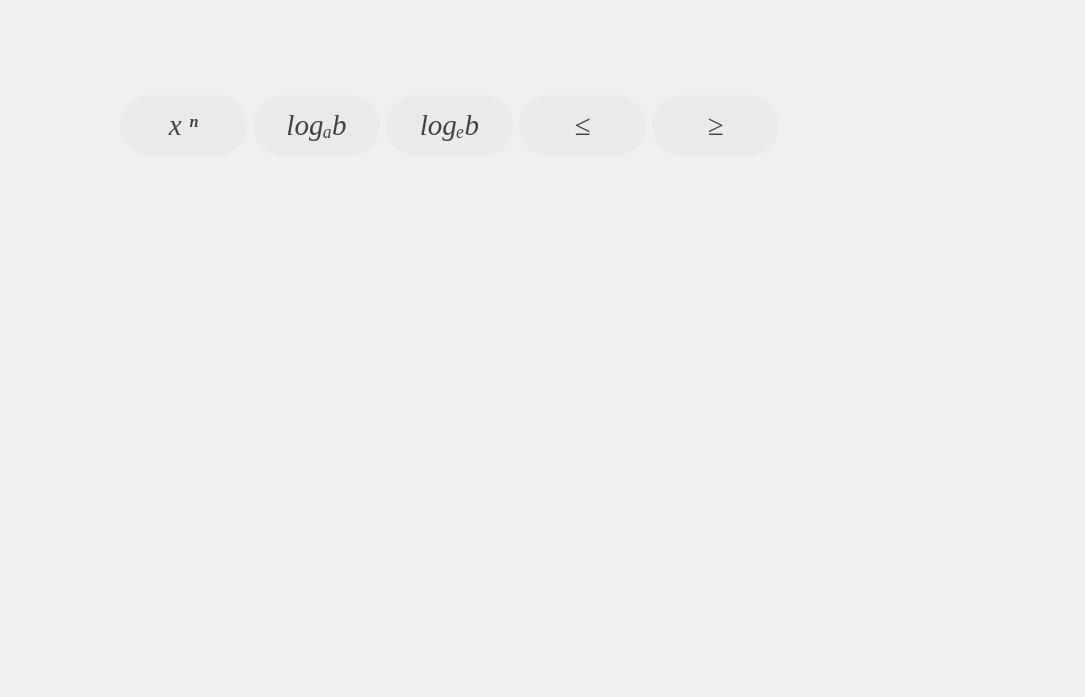
<?xml version="1.0" encoding="UTF-8"?>
<ui version="4.0">
 <class>Form</class>
 <widget class="QWidget" name="Form">
  <property name="geometry">
   <rect>
    <x>0</x>
    <y>0</y>
    <width>1085</width>
    <height>697</height>
   </rect>
  </property>
  <property name="windowTitle">
   <string>Form</string>
  </property>
  <property name="styleSheet">
   <string notr="true"/>
  </property>
  <widget class="QWidget" name="verticalLayoutWidget">
   <property name="geometry">
    <rect>
     <x>120</x>
     <y>80</y>
     <width>659</width>
     <height>91</height>
    </rect>
   </property>
   <layout class="QVBoxLayout" name="Base_Layout">
    <item>
     <layout class="QHBoxLayout" name="buttonlayout">
      <item>
       <widget class="QPushButton" name="x_pow_n_button">
        <property name="minimumSize">
         <size>
          <width>120</width>
          <height>61</height>
         </size>
        </property>
        <property name="maximumSize">
         <size>
          <width>140</width>
          <height>61</height>
         </size>
        </property>
        <property name="styleSheet">
         <string notr="true">QPushButton {
             background-color: rgba(212, 212, 212, 50);
                font: 75 italic 22pt Georgia;
                color:rgba(21, 21, 21, 200);
                border-radius:30px;
             }
             QPushButton:hover {
            background-color: rgba(212, 212, 212, 252);
           color:rgba(21, 21, 21, 250);
           border-radius:30px;
   }</string>
        </property>
        <property name="text">
         <string>x ⁿ</string>
        </property>
       </widget>
      </item>
      <item>
       <widget class="QPushButton" name="Log_abaseb_button">
        <property name="minimumSize">
         <size>
          <width>120</width>
          <height>61</height>
         </size>
        </property>
        <property name="maximumSize">
         <size>
          <width>140</width>
          <height>61</height>
         </size>
        </property>
        <property name="styleSheet">
         <string notr="true">QPushButton {
             background-color: rgba(212, 212, 212, 50);
                font: 75 italic 22pt Georgia;
                color:rgba(21, 21, 21, 200);
                border-radius:30px;
             }
             QPushButton:hover {
            background-color: rgba(212, 212, 212, 252);
           color:rgba(21, 21, 21, 250);
           border-radius:30px;
   }</string>
        </property>
        <property name="text">
         <string>logₐb</string>
        </property>
       </widget>
      </item>
      <item>
       <widget class="QPushButton" name="Naturallog_button">
        <property name="minimumSize">
         <size>
          <width>120</width>
          <height>61</height>
         </size>
        </property>
        <property name="maximumSize">
         <size>
          <width>140</width>
          <height>61</height>
         </size>
        </property>
        <property name="styleSheet">
         <string notr="true">QPushButton {
             background-color: rgba(212, 212, 212, 50);
                font: 75 italic 22pt Georgia;
                color:rgba(21, 21, 21, 200);
                border-radius:30px;
             }
             QPushButton:hover {
            background-color: rgba(212, 212, 212, 252);
           color:rgba(21, 21, 21, 250);
           border-radius:30px;
   }</string>
        </property>
        <property name="text">
         <string>logₑb</string>
        </property>
       </widget>
      </item>
      <item>
       <widget class="QPushButton" name="Lessthan_button">
        <property name="minimumSize">
         <size>
          <width>120</width>
          <height>61</height>
         </size>
        </property>
        <property name="maximumSize">
         <size>
          <width>140</width>
          <height>61</height>
         </size>
        </property>
        <property name="styleSheet">
         <string notr="true">QPushButton {
             background-color: rgba(212, 212, 212, 50);
                font: 75 italic 22pt Georgia;
                color:rgba(21, 21, 21, 200);
                border-radius:30px;
             }
             QPushButton:hover {
            background-color: rgba(212, 212, 212, 252);
           color:rgba(21, 21, 21, 250);
           border-radius:30px;
   }</string>
        </property>
        <property name="text">
         <string>≤</string>
        </property>
       </widget>
      </item>
      <item>
       <widget class="QPushButton" name="Greaterthan_button">
        <property name="minimumSize">
         <size>
          <width>120</width>
          <height>61</height>
         </size>
        </property>
        <property name="maximumSize">
         <size>
          <width>140</width>
          <height>61</height>
         </size>
        </property>
        <property name="styleSheet">
         <string notr="true">QPushButton {
             background-color: rgba(212, 212, 212, 50);
                font: 75 italic 22pt Georgia;
                color:rgba(21, 21, 21, 200);
                border-radius:30px;
             }
             QPushButton:hover {
            background-color: rgba(212, 212, 212, 252);
           color:rgba(21, 21, 21, 250);
           border-radius:30px;
   }</string>
        </property>
        <property name="text">
         <string>≥</string>
        </property>
       </widget>
      </item>
     </layout>
    </item>
   </layout>
  </widget>
 </widget>
 <resources/>
 <connections/>
</ui>
